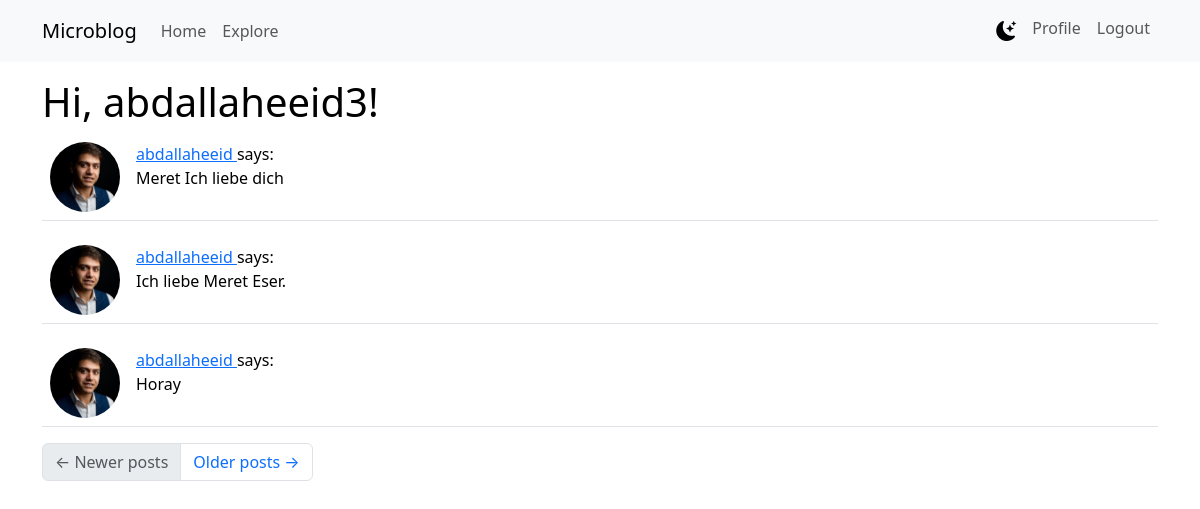
Screenshot of /explore (signed in) with the database file from the repository.
### app/models.py (models this page shows, shortened)
class User(UserMixin, db.Model):
    id: so.Mapped[int] = so.mapped_column(primary_key=True)
    username: so.Mapped[str] = so.mapped_column(sa.String(64), index=True, unique=True)
    email: so.Mapped[str] = so.mapped_column(sa.String(120), index=True, unique=True)
    password_hash: so.Mapped[Optional[str]] = so.mapped_column(sa.String(256))
    posts: so.WriteOnlyMapped['Post'] = so.relationship(
        back_populates='author')
    about_me: so.Mapped[Optional[str]] = so.mapped_column(sa.String(140))
    last_seen: so.Mapped[Optional[datetime]] = so.mapped_column(
        default=lambda: datetime.now(timezone.utc))
    profile_image: so.Mapped[Optional[str]] = so.mapped_column(sa.String(128))
    following: so.WriteOnlyMapped['User'] = so.relationship(
        secondary=followers, primaryjoin=(followers.c.follower_id == id),
        secondaryjoin=(followers.c.followed_id == id),
        back_populates='followers')
    followers: so.WriteOnlyMapped['User'] = so.relationship(
        secondary=followers, primaryjoin=(followers.c.followed_id == id),
        secondaryjoin=(followers.c.follower_id == id),
        back_populates='following')
    def avatar(self, size):
        if getattr(self, 'profile_image', None):
            return f'/static/uploads/{self.profile_image}'
        digest = md5(self.email.lower().encode('utf-8')).hexdigest()
        return f'https://www.gravatar.com/avatar/{digest}?d=identicon&s={size}'

class Post(db.Model):
    id: so.Mapped[int] = so.mapped_column(primary_key=True)
    body: so.Mapped[str] = so.mapped_column(sa.String(140))
    timestamp: so.Mapped[datetime] = so.mapped_column(
        index=True, default=lambda: datetime.now(timezone.utc))
    user_id: so.Mapped[int] = so.mapped_column(sa.ForeignKey(User.id),
                                               index=True)
    author: so.Mapped[User] = so.relationship(back_populates='posts')

### app/routes.py (the view)
@app.route('/explore')
@login_required
def explore():
    page = request.args.get('page', 1, type=int)
    query = sa.select(Post).order_by(Post.timestamp.desc())
    posts = db.paginate(query, page=page,
                        per_page=app.config['POSTS_PER_PAGE'], error_out=False)
    next_url = url_for('explore', page=posts.next_num) \
        if posts.has_next else None
    prev_url = url_for('explore', page=posts.prev_num) \
        if posts.has_prev else None
    return render_template("index.html", title='Explore', posts=posts.items,
                           next_url=next_url, prev_url=prev_url)

### app/models.py (called while the page is built)
@login.user_loader
def load_user(id):
    return db.session.get(User, int(id))

### app/routes.py (called while the page is built)
@app.before_request
def before_request():
    if current_user.is_authenticated:
        current_user.last_seen = datetime.now(timezone.utc)
        db.session.commit()

### app/templates/index.html
{% extends "base.html" %} {% import "bootstrap_wtf.html" as wtf %} {% block
content %}
<h1>Hi, {{ current_user.username }}!</h1>
{% if form %} {{ wtf.quick_form(form) }} {% endif %} {% for post in posts %} {%
include '_post.html' %} {% endfor %}
<nav aria-label="Post navigation">
  <ul class="pagination">
    <li class="page-item{% if not prev_url %} disabled{% endif %}">
      <a class="page-link" href="{{ prev_url }}">
        <span aria-hidden="true">&larr;</span> Newer posts
      </a>
    </li>
    <li class="page-item{% if not next_url %} disabled{% endif %}">
      <a class="page-link" href="{{ next_url }}">
        Older posts <span aria-hidden="true">&rarr;</span>
      </a>
    </li>
  </ul>
</nav>
{% endblock %}

### app/templates/_post.html
<table class="table table-hover">
  <tr>
    <td width="70px">
      <a href="{{ url_for('user', username=post.author.username) }}">
        <img
          class="post-avatar"
          src="{{ post.author.avatar(70) }}"
          alt="{{ post.author.username }}"
        />
      </a>
    </td>
    <td>
      <a href="{{ url_for('user', username=post.author.username) }}">
        {{ post.author.username }}
      </a>
      says:
      <br />
      {{ post.body }}
    </td>
  </tr>
</table>

### app/static/css/dark-theme.css (style rules this page uses)
:root { --bs-body-bg: #ffffff; --bs-body-color: #000000; }

### app/static/css/profile.css (style rules this page uses)
.post-avatar { width: 70px; height: 70px; object-fit: cover; border-radius: 50%; display: block; }

### rows the page displays
User: username "abdallaheeid3"
Post: author.avatar (picture), author.username "abdallaheeid", body "Meret Ich liebe dich"
Post: author.avatar (picture), author.username "abdallaheeid", body "Ich liebe Meret Eser."
Post: author.avatar (picture), author.username "abdallaheeid", body "Horay"
